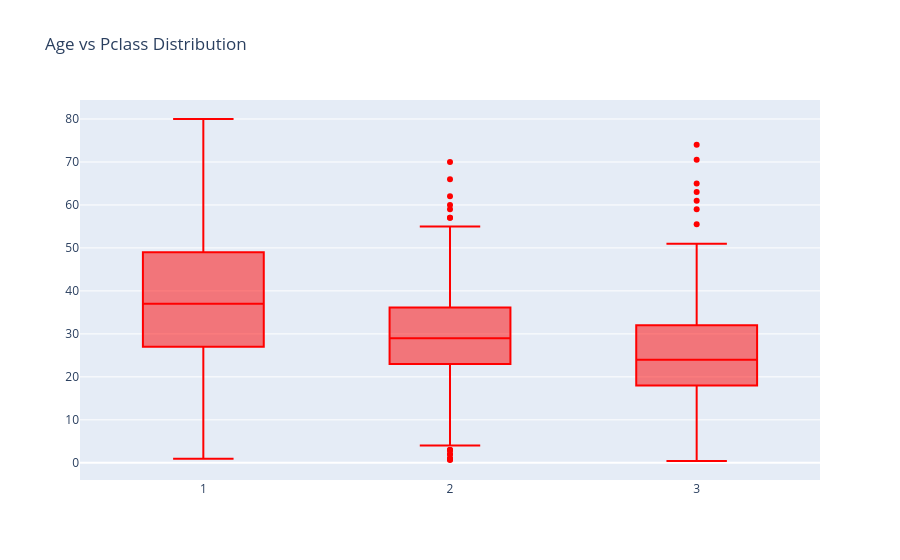

Notebook code cell kept with this figure:
### Code cell
trace=go.Box(x=data['Pclass'],
             y=data['Age'],marker={'color':'red'})
layout=go.Layout(title="Age vs Pclass Distribution")
fig=go.Figure(data=trace,layout=layout)
fig.show()

### Figure 1 — Plotly figure (JSON) as saved in the notebook; plotly's stock layout.template omitted (floating-point values rounded to 4 significant figures; data arrays with more than 128 entries replaced by an {"elided": "..."} marker saying what was removed)
{"data": [{"marker": {"color": "red"}, "type": "box", "x": {"elided": "891 int values"}, "y": {"elided": "891 float values"}}], "layout": {"title": {"text": "Age vs Pclass Distribution"}}}
